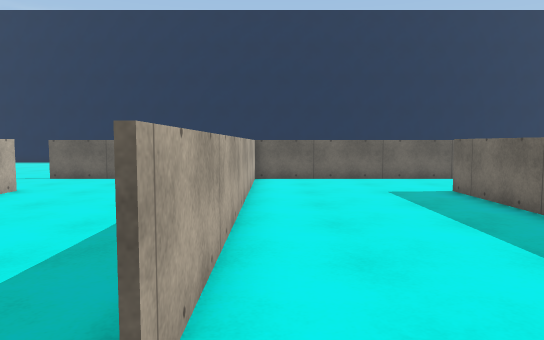
view 1 (above)

24 first-person views from a walk through a scene from a Unity 3-D project. The camera is 1.3 m above the floor, tilts 4° down and sees 70° across. The floor is counted in squares, 1 m on a side. Each view is taken from the middle of a square. On the plan, view 1 faces up. The plan holds only what a view shows up to about 16 squares ahead; the rest is blank. The place goes on beyond the plan. The player is left out. Surface patterns are stand-ins for the level's own textures.

view 2
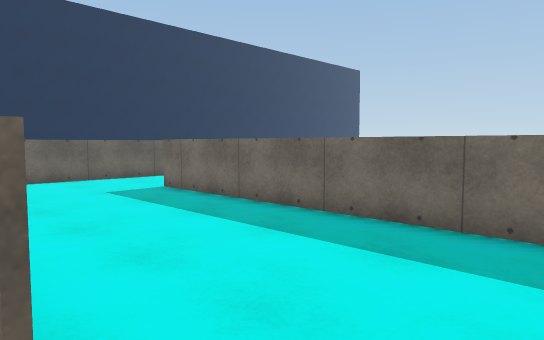

view 3
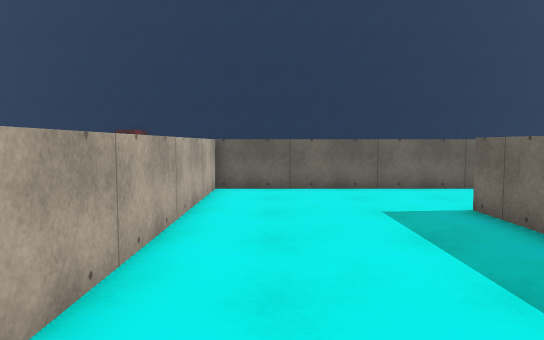

view 4
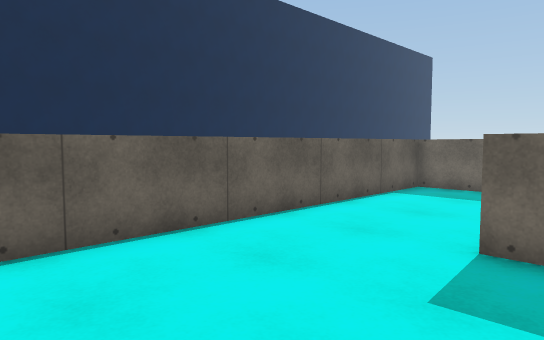

view 5
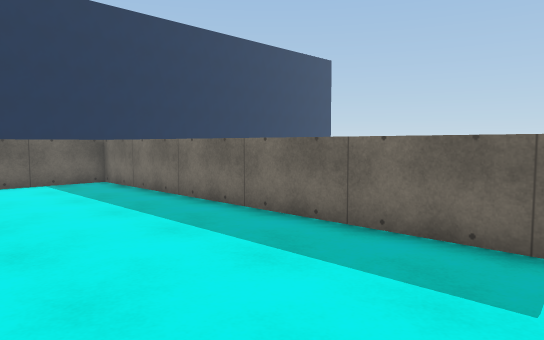

view 6
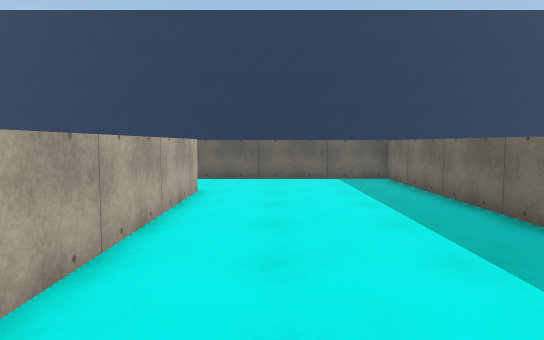

view 7
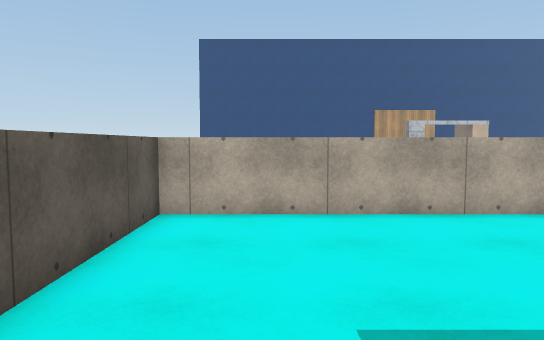

view 8
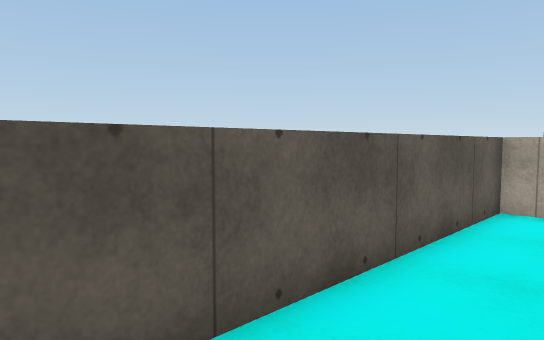

view 9
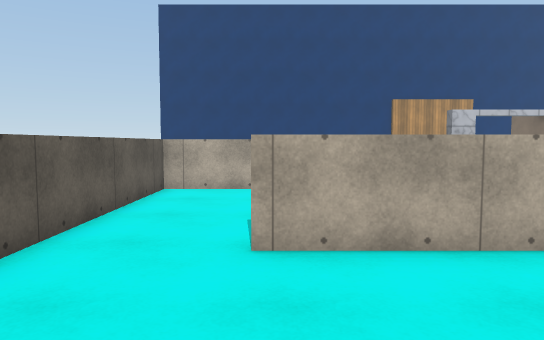

view 10
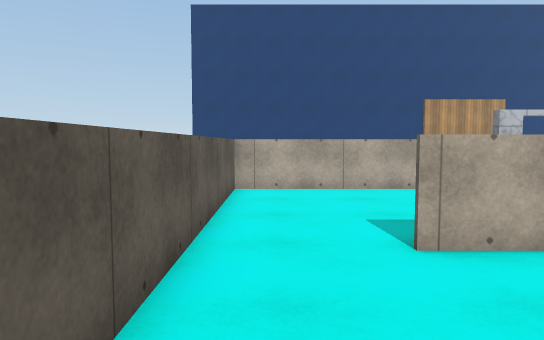

view 11
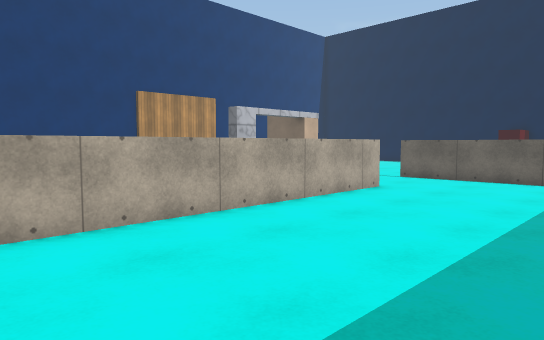

view 12
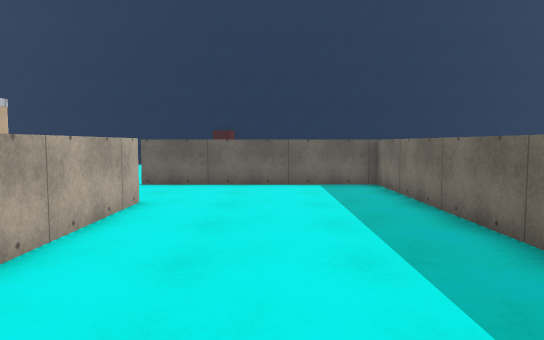

view 13
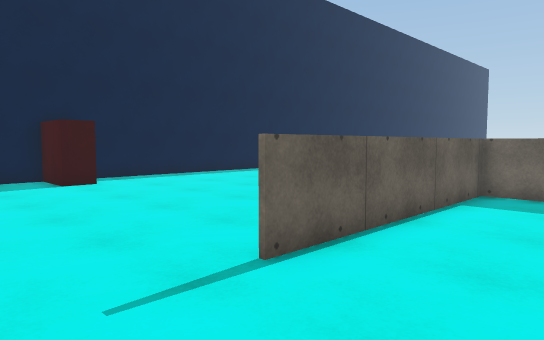

view 14
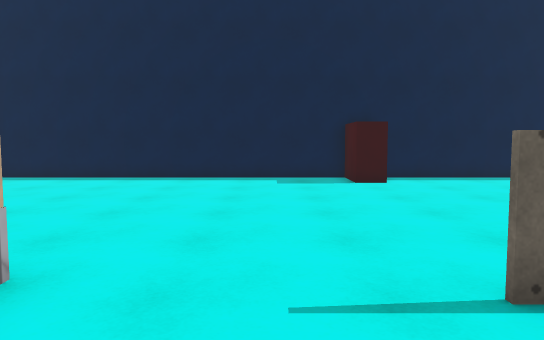

view 15
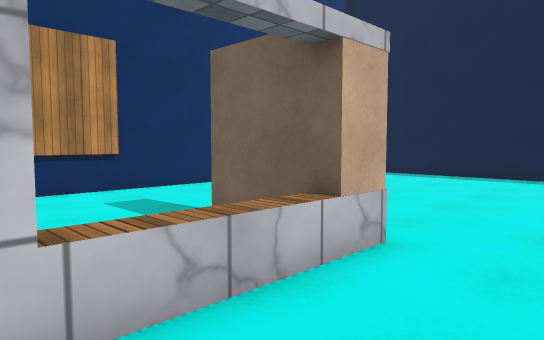

view 16
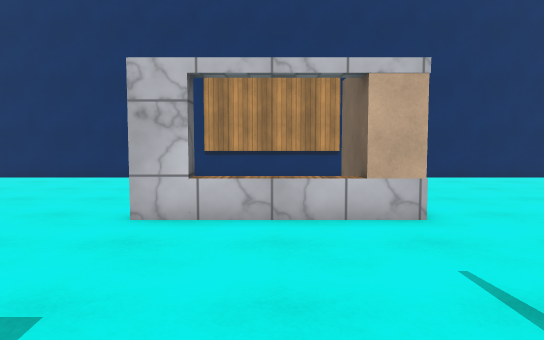

view 17
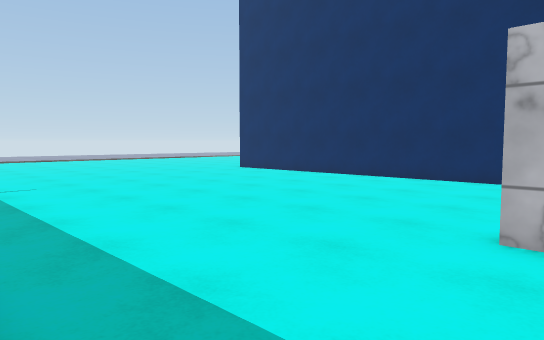

view 18
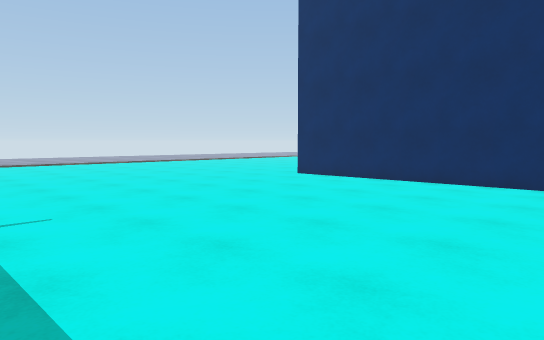

view 19
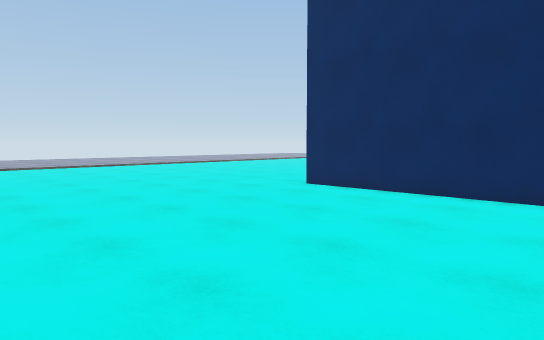

view 20
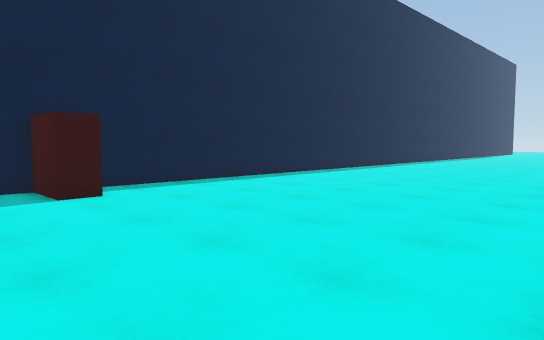

view 21
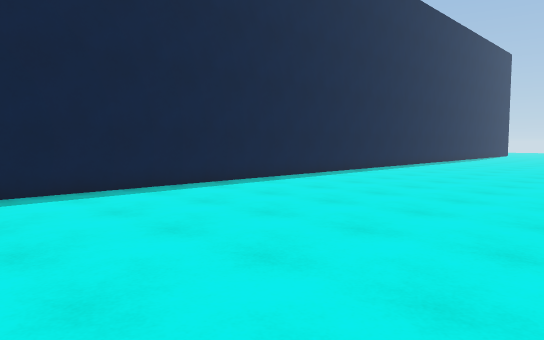

view 22
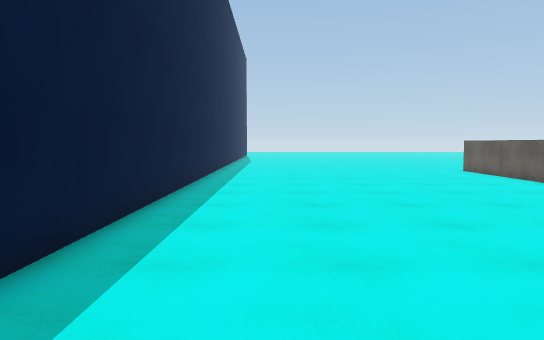

view 23
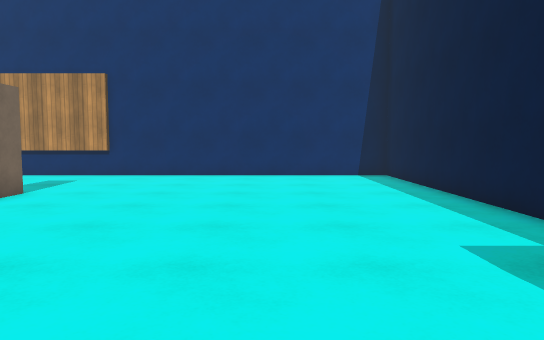

view 24
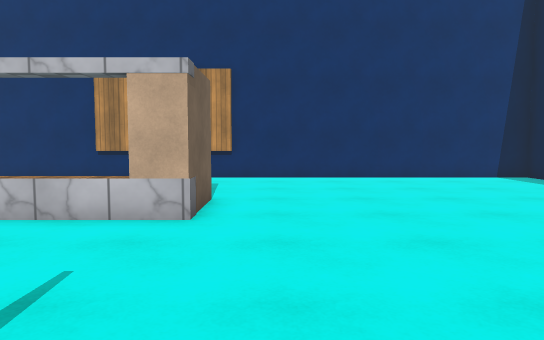

### Floor plan
Points are (right, up) in squares from view 1. A wall is a line through its corners. A room is listed if a view was taken in it or the views show most of it. See-through windows are left out.
Room 1 (views 1, 2, 3, 4, 5, 6, 9, 10, 11)
walls: (5, 10.5) (5, -1) (10.6, -1); (4.9, 1) (4.9, 10.5); (-0.6, 14.1) (-0.6, 1.8); (11.2, 1.9) (11.2, 14) (-0.9, 14); (-1.4, -1) (2.6, -1)
ways out: opening at (11, 0.5) to room 2; opening at (-1, 0.5) to room 3
Room 2 (views 7, 8)
walls: (10.6, -1) (12.8, -1)
ways out: opening at (11, 0.5) to room 1
Room 3 (views 12, 13, 14, 15, 16, 17, 18, 19, 20, 21, 22, 23, 24)
walls: (-0.7, 6.6) (-0.7, 14.1); (-6.9, 10.5) (-6.9, -1) (-1.4, -1); (-13, 10.6) (-12.5, 10.6); (-0.9, 14) (-8.1, 14); (-12.5, 13.6) (-12.5, 9.6) (-13, 9.6); (-20.3, 14.6) (-20.3, 9.5); (-6.2, 23.6) (-7.3, 23.6) (-7.3, 25.6) (-20.6, 25.6) (-20.6, -5); (11.6, 14.1) (13.5, 14.1); (13.5, 25.6) (-5.8, 25.6)
ways out: opening at (-1, 0.5) to room 1
objects: block (-15, 14) to (-13, 14)

Positions as (right, up) in squares from view 1, and headings:
1: (0, 0), facing up
2: (-1, 0), facing up-right
3: (1, 3), facing up
4: (0, 9), facing up-right
5: (6, 1), facing up-right
6: (7, 0), facing up
7: (12, 1), facing left
8: (13, 1), facing down-left
9: (4, 2), facing left
10: (4, 0), facing left
11: (-1, 0), facing up-left
12: (-4, 2), facing up
13: (-11, 11), facing up-right
14: (-10, 11), facing up
15: (-10, 10), facing up-left
16: (-6, 12), facing left
17: (-7, 11), facing down-left
18: (-8, 6), facing down-left
19: (-11, 3), facing down-left
20: (-10, 14), facing up-right
21: (-4, 15), facing up-right
22: (-1, 23), facing right
23: (-5, 21), facing left
24: (-6, 16), facing left
